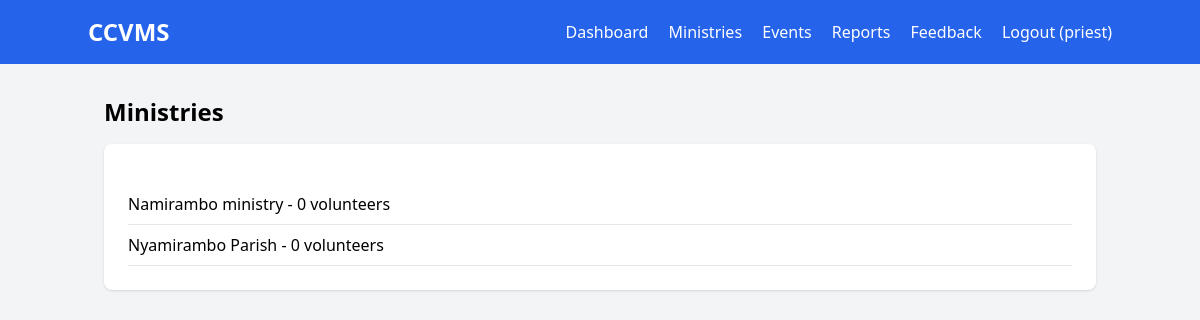
Screenshot of /ministries/ (signed in) with the database file from the repository.
### accounts/models.py (models this page shows, shortened)
class User(AbstractUser):
    ROLE_CHOICES = (
        ('administrator', 'Administrator'),
        ('priest', 'Priest'),
        ('coordinator', 'Coordinator'),
        ('volunteer', 'Volunteer'),
    )
    APPROVAL_STATUS_CHOICES = (
        ('pending', 'Pending Approval'),
        ('approved', 'Approved'),
        ('rejected', 'Rejected'),
    )
    role = models.CharField(max_length=20, choices=ROLE_CHOICES, default='volunteer')
    approval_status = models.CharField(max_length=20, choices=APPROVAL_STATUS_CHOICES, default='approved')
    phone = models.CharField(max_length=20, blank=True)
    profile_picture = models.ImageField(upload_to='profiles/', blank=True, null=True)
    assigned_ministry = models.ForeignKey('ministries.Ministry', on_delete=models.SET_NULL, null=True, blank=True, related_name='assigned_staff', help_text='Ministry assigned to Priest or Coordinator')
    created_at = models.DateTimeField(auto_now_add=True)
    updated_at = models.DateTimeField(auto_now=True)
    is_suspended = models.BooleanField(default=False, help_text='Suspended users cannot log in')
    def is_administrator(self):
        return self.role == 'administrator'
    def is_priest(self):
        return self.role == 'priest'
    def is_coordinator(self):
        return self.role == 'coordinator'
    def can_view_reports(self):
        return self.role in ['administrator', 'priest', 'coordinator']

### ministries/models.py (models this page shows, shortened)
class Ministry(models.Model):
    name = models.CharField(max_length=200)
    description = models.TextField()
    leader = models.ForeignKey(settings.AUTH_USER_MODEL, on_delete=models.SET_NULL, null=True, blank=True, related_name='led_ministries')
    volunteers = models.ManyToManyField('volunteers.Volunteer', related_name='ministries', blank=True)
    created_at = models.DateTimeField(auto_now_add=True)
    is_active = models.BooleanField(default=True)
    class Meta:
        verbose_name_plural = 'Ministries'
        ordering = ['name']
    def volunteer_count(self):
        return self.volunteers.count()

### ministries/views.py (the view)
# urls.py: path('', views.MinistryListView.as_view(), name='list'),
class MinistryListView(LoginRequiredMixin, ListView):
    model = Ministry
    template_name = 'ministries/list.html'
    context_object_name = 'ministries'
    paginate_by = 20

### templates/ministries/list.html
{% extends 'base.html' %}
{% block content %}
<h2 class="text-2xl font-bold mb-4">Ministries</h2>
<div class="bg-white shadow rounded-lg p-6">
    <ul class="mt-4">
    {% for ministry in ministries %}
        <li class="py-2 border-b">{{ ministry.name }} - {{ ministry.volunteer_count }} volunteers</li>
    {% empty %}
        <li class="py-2">No ministries found.</li>
    {% endfor %}
    </ul>
</div>
{% endblock %}

### templates/base.html (shortened to what this page needs)
<!DOCTYPE html>
<html lang="en">
<head>
    <script src="https://cdn.tailwindcss.com"></script>
</head>
<body class="bg-gray-100">
    <nav class="bg-blue-600 text-white p-4">
        <div class="container mx-auto flex justify-between items-center">
            <h1 class="text-2xl font-bold">CCVMS</h1>
            {% if user.is_authenticated %}
            <div class="space-x-4">
                <a href="{% url 'dashboard' %}" class="hover:underline">Dashboard</a>
                {% if user.is_administrator or user.is_priest or user.is_coordinator %}
                <a href="{% url 'ministries:list' %}" class="hover:underline">Ministries</a>
                {% endif %}
                <a href="{% url 'events:list' %}" class="hover:underline">Events</a>
                {% if user.can_view_reports %}
                <a href="{% url 'reports:dashboard' %}" class="hover:underline">Reports</a>
                {% endif %}
                <a href="{% url 'feedback:list' %}" class="hover:underline">Feedback</a>
                <form method="post" action="{% url 'accounts:logout' %}" class="inline">
                    <button type="submit" class="hover:underline bg-transparent border-0 text-white cursor-pointer">Logout ({{ user.username }})</button>
                </form>
            </div>
            {% endif %}
        </div>
    </nav>
    <div class="container mx-auto mt-8 px-4">
        {% block content %}{% endblock %}
    </div>
</body>
</html>

### rows the page displays
User: username "priest"
Ministry: name "Namirambo ministry", volunteer_count "0"
Ministry: name "Nyamirambo Parish", volunteer_count "0"
